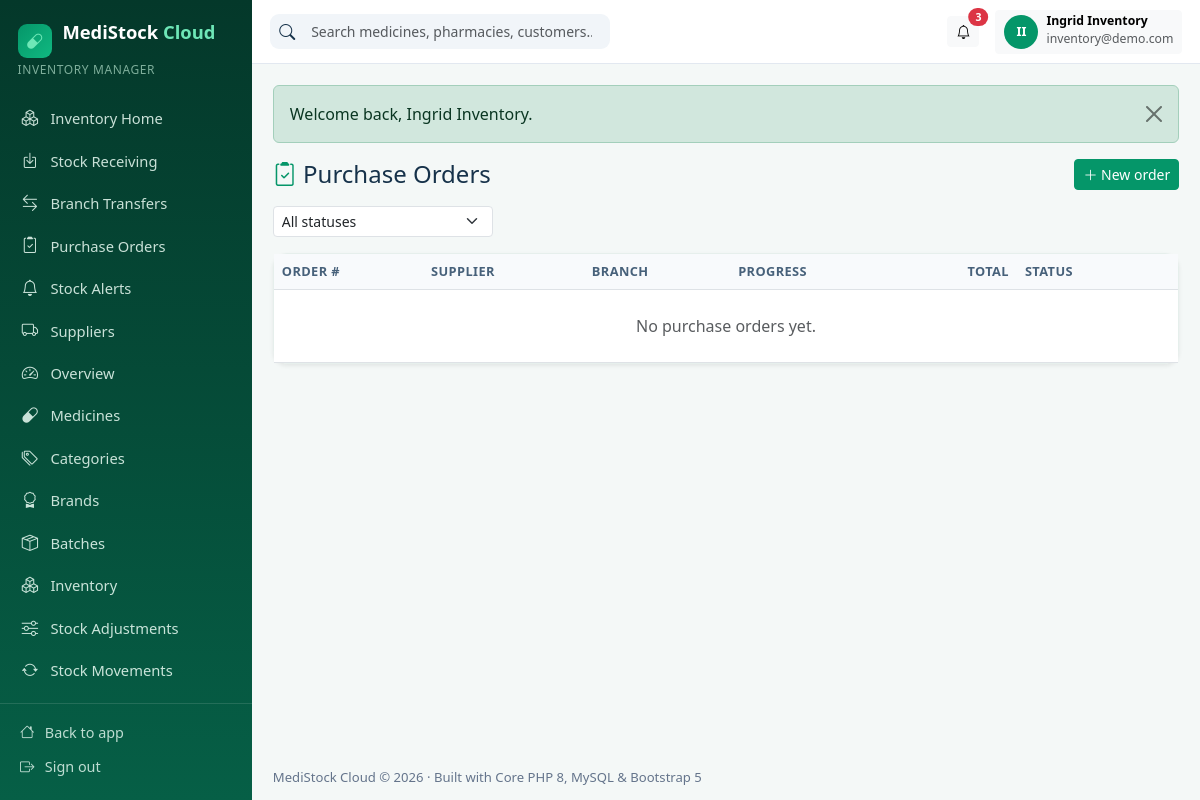
The page /admin/purchase-orders.php (signed in) on the database as committed earlier.
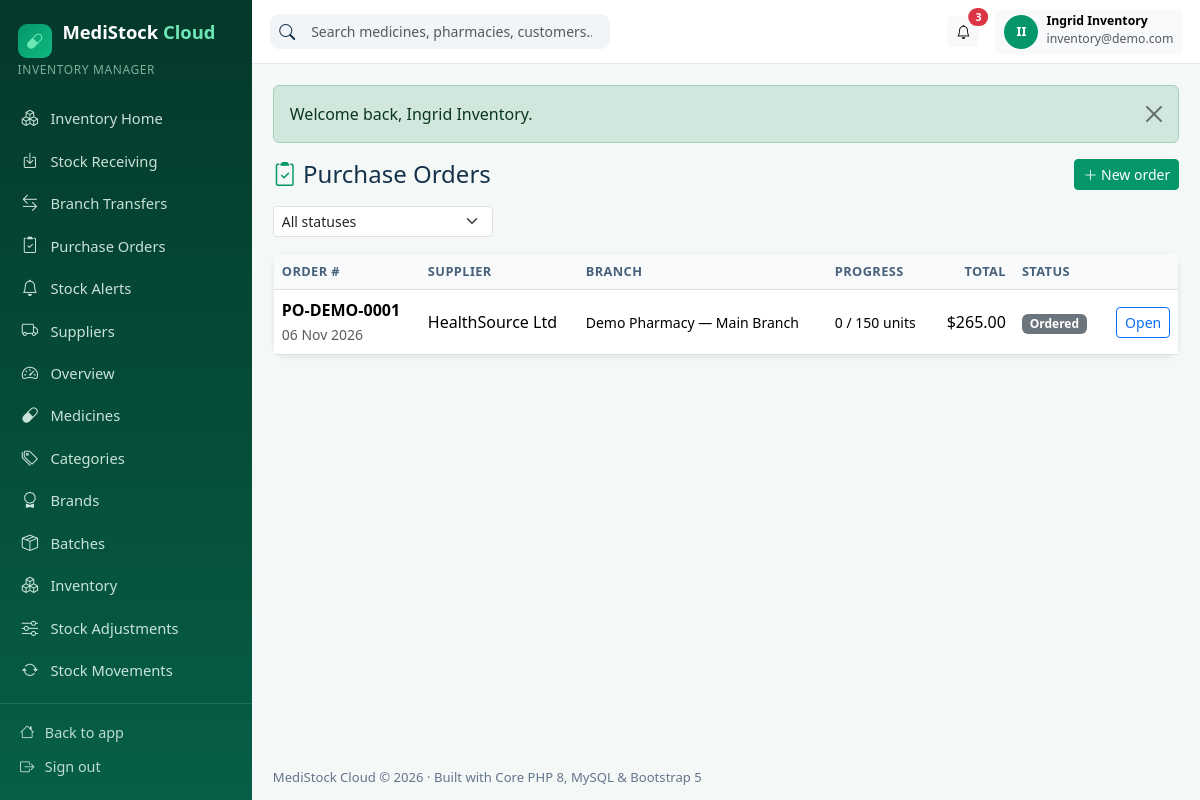
The same page on the database as committed later.
### tables this page shows
CREATE TABLE IF NOT EXISTS purchase_orders (
    id            INT UNSIGNED AUTO_INCREMENT PRIMARY KEY,
    tenant_id     INT UNSIGNED NOT NULL,
    branch_id     INT UNSIGNED NOT NULL,
    supplier_id   INT UNSIGNED NOT NULL,
    order_number  VARCHAR(40) NOT NULL,
    status        ENUM('draft','ordered','partially_received','received','cancelled') NOT NULL DEFAULT 'ordered',
    expected_date DATE NULL,
    notes         VARCHAR(255) NULL,
    total_amount  DECIMAL(12,2) NOT NULL DEFAULT 0,
    ordered_by    INT UNSIGNED NULL,
    created_at    TIMESTAMP NULL,
    updated_at    TIMESTAMP NULL,
    deleted_at    TIMESTAMP NULL,
    UNIQUE KEY uq_po_number (tenant_id, order_number),
    INDEX idx_po_tenant (tenant_id, status, created_at),
    CONSTRAINT fk_po_tenant   FOREIGN KEY (tenant_id)   REFERENCES tenants (id)   ON DELETE CASCADE,
    CONSTRAINT fk_po_branch   FOREIGN KEY (branch_id)   REFERENCES branches (id)  ON DELETE RESTRICT,
    CONSTRAINT fk_po_supplier FOREIGN KEY (supplier_id) REFERENCES suppliers (id) ON DELETE RESTRICT,
    CONSTRAINT fk_po_user     FOREIGN KEY (ordered_by)  REFERENCES users (id)     ON DELETE SET NULL
);

CREATE TABLE IF NOT EXISTS suppliers (
    id             INT UNSIGNED AUTO_INCREMENT PRIMARY KEY,
    tenant_id      INT UNSIGNED NOT NULL,
    name           VARCHAR(160) NOT NULL,
    contact_person VARCHAR(120) NULL,
    email          VARCHAR(190) NULL,
    phone          VARCHAR(40)  NULL,
    address        VARCHAR(255) NULL,
    payment_terms  VARCHAR(80)  NULL,
    status         ENUM('active','inactive') NOT NULL DEFAULT 'active',
    created_at     TIMESTAMP NULL,
    updated_at     TIMESTAMP NULL,
    deleted_at     TIMESTAMP NULL,
    INDEX idx_sup_tenant (tenant_id, name),
    CONSTRAINT fk_sup_tenant FOREIGN KEY (tenant_id) REFERENCES tenants (id) ON DELETE CASCADE
);

CREATE TABLE IF NOT EXISTS branches (
    id         INT UNSIGNED AUTO_INCREMENT PRIMARY KEY,
    tenant_id  INT UNSIGNED NOT NULL,
    name       VARCHAR(140) NOT NULL,
    code       VARCHAR(30)  NOT NULL,
    phone      VARCHAR(40)  NULL,
    email      VARCHAR(190) NULL,
    address    VARCHAR(255) NULL,
    city       VARCHAR(100) NULL,
    is_main    TINYINT(1) NOT NULL DEFAULT 0,
    status     ENUM('active','inactive') NOT NULL DEFAULT 'active',
    created_at TIMESTAMP NULL,
    updated_at TIMESTAMP NULL,
    deleted_at TIMESTAMP NULL,
    UNIQUE KEY uq_branch_code (tenant_id, code),
    CONSTRAINT fk_branch_tenant FOREIGN KEY (tenant_id) REFERENCES tenants (id) ON DELETE CASCADE
);

### public/admin/purchase-orders.php (called while the page is built, shortened)
<?php
$base = 'admin/purchase-orders.php';
require __DIR__ . '/../../app/partials/purchase_orders.php';

### app/partials/purchase_orders.php (the view, shortened to what the changed rows need)
<?php
$pdo = db();
$where = 'po.tenant_id = ? AND po.deleted_at IS NULL';
$params = [$tid];
$list = $pdo->prepare(
    "SELECT po.*, s.name AS supplier_name, b.name AS branch_name,
            (SELECT COALESCE(SUM(quantity_ordered), 0) FROM purchase_order_items WHERE purchase_order_id = po.id) AS ordered_units,
            (SELECT COALESCE(SUM(quantity_received), 0) FROM purchase_order_items WHERE purchase_order_id = po.id) AS received_units
       FROM purchase_orders po JOIN suppliers s ON s.id = po.supplier_id JOIN branches b ON b.id = po.branch_id
      WHERE {$where} ORDER BY po.id DESC LIMIT 50"
);
$list->execute($params);
$list = $list->fetchAll();
admin_header('Purchase Orders', $activePath);
?>
<div class="d-flex flex-wrap justify-content-between align-items-center gap-2 mb-3">
  <h4 class="mb-0"><i class="bi bi-clipboard2-check text-emerald"></i> Purchase Orders</h4>
  <button class="btn btn-emerald btn-sm" data-bs-toggle="collapse" data-bs-target="#newPo"><i class="bi bi-plus-lg"></i> New order</button>
</div>
<form class="row g-2 mb-3" method="get">
  <div class="col-md-3"></div>
</form>
<div class="card shadow-sm"><div class="table-responsive"><table class="table table-hover align-middle mb-0">
  <thead><tr><th>Order #</th><th>Supplier</th><th>Branch</th><th>Progress</th><th class="text-end">Total</th><th>Status</th><th></th></tr></thead>
  <tbody>
  <?php if (!$list): ?><tr><td colspan="7" class="text-center text-muted py-4">No purchase orders yet.</td></tr><?php endif; ?>
  <?php foreach ($list as $po): ?>
    <tr>
      <td><strong><?= e($po['order_number']) ?></strong><br><small class="text-muted"><?= e(fmt_date($po['created_at'])) ?></small></td>
      <td><?= e($po['supplier_name']) ?></td><td class="small"><?= e($po['branch_name']) ?></td>
      <td class="small"><?= (int)$po['received_units'] ?> / <?= (int)$po['ordered_units'] ?> units</td>
      <td class="text-end"><?= money((float)$po['total_amount']) ?></td>
      <td><?= status_badge($po['status']) ?></td>
      <td class="text-end"><a class="btn btn-sm btn-outline-primary" href="<?= url($base) ?>?id=<?= (int)$po['id'] ?>">Open</a></td>
    </tr>
  <?php endforeach; ?>
  </tbody>
</table></div></div>
<?php admin_footer(); ?>

### app/View.php (shortened to what the changed rows need)
<?php
function admin_menu(): array
{
    $role = current_user()['role_key'] ?? '';
    $posHref = in_array($role, ['cashier', 'pharmacist'], true) ? 'cashier/pos.php' : 'admin/pos.php';
    $items = [
        ['admin/dashboard.php', 'bi-speedometer2', 'Overview', 'dashboard.view'],
        [$posHref, 'bi-upc-scan', 'Pharmacy POS', 'pos.access'],
        ['admin/sales.php', 'bi-cart-check', 'Sales', 'sales.view'],
        ['admin/returns.php', 'bi-arrow-counterclockwise', 'Sales Returns', 'sales.manage'],
        ['admin/medicines.php', 'bi-capsule', 'Medicines', 'medicines.view'],
        ['admin/categories.php', 'bi-tags', 'Categories', 'medicines.view'],
        ['admin/brands.php', 'bi-award', 'Brands', 'medicines.view'],
        ['admin/batches.php', 'bi-box-seam', 'Batches', 'stock.view'],
        ['admin/inventory.php', 'bi-boxes', 'Inventory', 'stock.view'],
        ['admin/adjustments.php', 'bi-sliders', 'Stock Adjustments', 'stock.adjust'],
        ['admin/movements.php', 'bi-arrow-repeat', 'Stock Movements', 'stock.view'],
        ['admin/transfers.php', 'bi-arrow-left-right', 'Branch Transfers', 'stock.view'],
        ['admin/expiry.php', 'bi-calendar-x', 'Expiry Management', 'stock.view'],
        ['admin/lowstock.php', 'bi-exclamation-triangle', 'Low Stock Alerts', 'stock.view'],
        ['admin/purchases.php', 'bi-bag-plus', 'Purchases', 'purchases.manage'],
        ['admin/purchase-orders.php', 'bi-clipboard2-check', 'Purchase Orders', 'purchases.manage'],
        ['admin/suppliers.php', 'bi-truck', 'Suppliers', 'suppliers.manage'],
        ['admin/supplier-payments.php', 'bi-cash-coin', 'Supplier Payments', 'purchases.manage'],
        ['admin/customers.php', 'bi-person-heart', 'Customers', 'customers.manage'],
        ['admin/prescriptions.php', 'bi-file-earmark-medical', 'Prescriptions', 'prescriptions.manage'],
        ['admin/expenses.php', 'bi-wallet2', 'Expenses', 'expenses.manage'],
        ['admin/staff.php', 'bi-people', 'Staff', 'staff.manage'],
        ['admin/branches.php', 'bi-diagram-3', 'Branches', 'branches.manage'],
        ['admin/reports.php', 'bi-graph-up', 'Reports & Analytics', 'reports.view'],
        ['admin/subscription.php', 'bi-stars', 'Subscription', 'billing.manage'],
        ['admin/settings.php', 'bi-gear', 'Settings', 'settings.manage'],
    ];
    $items = array_values(array_filter($items, static fn($i) => $i[3] === null || can($i[3])));
    $roleItems = match ($role) {
        'pharmacist' => [
            ['pharmacist/dashboard.php', 'bi-clipboard2-pulse', 'Pharmacist Home', null],
            ['pharmacist/prescriptions.php', 'bi-file-earmark-medical', 'My Prescriptions', null],
            ['pharmacist/medicines.php', 'bi-search-heart', 'Medicine Search', null],
            ['pharmacist/dispensing.php', 'bi-clipboard-check', 'Dispensing Records', null],
            ['pharmacist/sales.php', 'bi-receipt', 'Sales History', null],
        ],
        'cashier' => [
            ['cashier/dashboard.php', 'bi-cash-register', 'Cashier Home', null],
            ['cashier/sales.php', 'bi-receipt', 'My Sales', null],
        ],
        'inventory_manager' => [
            ['inventory/dashboard.php', 'bi-boxes', 'Inventory Home', null],
            ['inventory/receiving.php', 'bi-box-arrow-in-down', 'Stock Receiving', null],
            ['inventory/transfers.php', 'bi-arrow-left-right', 'Branch Transfers', null],
            ['inventory/purchase-orders.php', 'bi-clipboard2-check', 'Purchase Orders', null],
            ['inventory/alerts.php', 'bi-bell', 'Stock Alerts', null],
            ['inventory/suppliers.php', 'bi-truck', 'Suppliers', null],
        ],
        default => [],
    };
    return array_merge($roleItems, $items);
}
function admin_header(string $title, string $active = ''): void
{
    ?>
<!DOCTYPE html>
<html lang="en">
<head>
<link href="https://cdn.jsdelivr.net/npm/bootstrap@5.3.3/dist/css/bootstrap.min.css" rel="stylesheet">
<link href="https://cdn.jsdelivr.net/npm/bootstrap-icons@1.11.3/font/bootstrap-icons.min.css" rel="stylesheet">
<link href="<?= asset('css/style.css') ?>" rel="stylesheet">
</head>
<body class="admin-body">
<div class="admin-wrapper">
  <aside class="admin-sidebar" id="adminSidebar">
    <nav class="sidebar-nav">
      <?php foreach (admin_menu() as [$href, $icon, $label, $perm]): ?>
        <a href="<?= url($href) ?>" class="<?= $active === $href ? 'active' : '' ?>"><i class="bi <?= e($icon) ?>"></i> <span><?= e($label) ?></span></a>
      <?php endforeach; ?>
    </nav>
  </aside>
  <div class="admin-main">
    <main class="admin-content">
      <?= flash_html() ?>
<?php
}
function admin_footer(): void
{
    ?>
    </main>
  </div>
</div>
</body>
</html>
<?php
}

### app/helpers.php (shortened to what the changed rows need)
<?php
function e($value): string
{
    return htmlspecialchars((string)($value ?? ''), ENT_QUOTES, 'UTF-8');
}
function url(string $path = ''): string
{
    $app = $GLOBALS['app_config'] ?? ['url' => ''];
    return rtrim($app['url'], '/') . '/' . ltrim($path, '/');
}
function asset(string $path): string
{
    return url('assets/' . ltrim($path, '/'));
}
function flash(string $key, ?string $message = null): ?string
{
    $value = $_SESSION['_flash'][$key] ?? null;
    return $value;
}
function flash_html(): string
{
    $html = '';
    foreach (['success' => 'success', 'error' => 'danger', 'warning' => 'warning', 'info' => 'info'] as $key => $class) {
        if ($msg = flash($key)) {
            $html .= '<div class="alert alert-' . $class . ' alert-dismissible fade show" role="alert">'
                . e($msg)
                . '<button type="button" class="btn-close" data-bs-dismiss="alert" aria-label="Close"></button></div>';
        }
    }
    return $html;
}
function money($amount): string
{
    $currency = ($GLOBALS['app_config']['currency'] ?? 'USD');
    $symbol = ['USD' => '$', 'EUR' => '€', 'GBP' => '£', 'PKR' => 'Rs '][$currency] ?? ($currency . ' ');
    return $symbol . number_format((float)$amount, 2);
}
function fmt_date($value, string $format = 'd M Y'): string
{
    $ts = strtotime((string)$value);
    return $ts ? date($format, $ts) : '—';
}
function status_badge(?string $status): string
{
    $map = [
        'active' => 'success', 'verified' => 'success', 'paid' => 'success', 'completed' => 'success',
        'pending' => 'warning', 'trial' => 'info', 'grace' => 'warning', 'open' => 'info',
        'suspended' => 'danger', 'expired' => 'danger', 'failed' => 'danger', 'cancelled' => 'secondary',
        'refunded' => 'secondary', 'closed' => 'secondary', 'inactive' => 'secondary',
    ];
    $class = $map[$status ?? ''] ?? 'secondary';
    return '<span class="badge bg-' . $class . '">' . e(ucfirst((string)$status)) . '</span>';
}

Rows that differ between the two databases and show on the page:
added purchase_orders: order_number "PO-DEMO-0001", created_at "06 Nov 2026", supplier.name "HealthSource Ltd", branch.name "Demo Pharmacy — Main Branch", received_units "0", ordered_units "150", total_amount "$265.00", status "Ordered"
Other text that changed with them:
text no longer shown: "No purchase orders yet."
